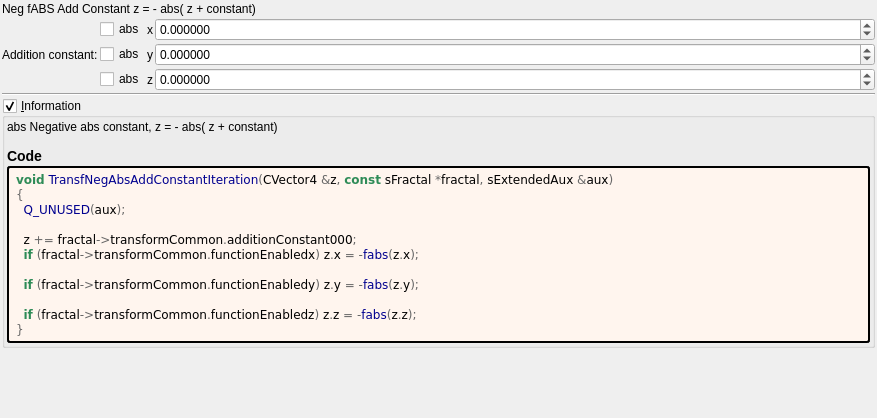
<?xml version="1.0" encoding="UTF-8"?>
<ui version="4.0">
 <class>Form</class>
 <widget class="QWidget" name="Form">
  <property name="geometry">
   <rect>
    <x>0</x>
    <y>0</y>
    <width>877</width>
    <height>418</height>
   </rect>
  </property>
  <property name="windowTitle">
   <string notr="true">transf_neg_abs_add_constant</string>
  </property>
  <layout class="QVBoxLayout" name="verticalLayout">
   <property name="spacing">
    <number>2</number>
   </property>
   <property name="leftMargin">
    <number>2</number>
   </property>
   <property name="topMargin">
    <number>2</number>
   </property>
   <property name="rightMargin">
    <number>2</number>
   </property>
   <property name="bottomMargin">
    <number>2</number>
   </property>
   <item>
    <widget class="QLabel" name="label_26">
     <property name="text">
      <string>Neg fABS Add Constant z = - abs( z + constant)</string>
     </property>
    </widget>
   </item>
   <item>
    <layout class="QGridLayout" name="gridLayout_4" columnstretch="0,0,0,1">
     <property name="spacing">
      <number>2</number>
     </property>
     <item row="2" column="3">
      <widget class="MyDoubleSpinBox" name="spinbox3_transf_addition_constant_z">
       <property name="enabled">
        <bool>true</bool>
       </property>
       <property name="sizePolicy">
        <sizepolicy hsizetype="Minimum" vsizetype="Maximum">
         <horstretch>0</horstretch>
         <verstretch>0</verstretch>
        </sizepolicy>
       </property>
       <property name="decimals">
        <number>6</number>
       </property>
       <property name="minimum">
        <double>-99.989999999999995</double>
       </property>
       <property name="maximum">
        <double>99.989999999999995</double>
       </property>
       <property name="singleStep">
        <double>0.100000000000000</double>
       </property>
      </widget>
     </item>
     <item row="2" column="2">
      <widget class="QLabel" name="label_24">
       <property name="text">
        <string notr="true">z</string>
       </property>
      </widget>
     </item>
     <item row="1" column="3">
      <widget class="MyDoubleSpinBox" name="spinbox3_transf_addition_constant_y">
       <property name="enabled">
        <bool>true</bool>
       </property>
       <property name="sizePolicy">
        <sizepolicy hsizetype="Minimum" vsizetype="Maximum">
         <horstretch>0</horstretch>
         <verstretch>0</verstretch>
        </sizepolicy>
       </property>
       <property name="decimals">
        <number>6</number>
       </property>
       <property name="minimum">
        <double>-99.989999999999995</double>
       </property>
       <property name="maximum">
        <double>99.989999999999995</double>
       </property>
       <property name="singleStep">
        <double>0.100000000000000</double>
       </property>
      </widget>
     </item>
     <item row="0" column="3">
      <widget class="MyDoubleSpinBox" name="spinbox3_transf_addition_constant_x">
       <property name="enabled">
        <bool>true</bool>
       </property>
       <property name="sizePolicy">
        <sizepolicy hsizetype="Minimum" vsizetype="Maximum">
         <horstretch>0</horstretch>
         <verstretch>0</verstretch>
        </sizepolicy>
       </property>
       <property name="prefix">
        <string/>
       </property>
       <property name="decimals">
        <number>6</number>
       </property>
       <property name="minimum">
        <double>-99.989999999999995</double>
       </property>
       <property name="singleStep">
        <double>0.100000000000000</double>
       </property>
      </widget>
     </item>
     <item row="1" column="1">
      <widget class="QCheckBox" name="checkBox_transf_function_enabledy">
       <property name="text">
        <string notr="true">abs</string>
       </property>
      </widget>
     </item>
     <item row="1" column="2">
      <widget class="QLabel" name="label_25">
       <property name="text">
        <string notr="true">y</string>
       </property>
      </widget>
     </item>
     <item row="0" column="2">
      <widget class="QLabel" name="label_22">
       <property name="text">
        <string notr="true">x</string>
       </property>
      </widget>
     </item>
     <item row="2" column="1">
      <widget class="QCheckBox" name="checkBox_transf_function_enabledz">
       <property name="text">
        <string notr="true">abs</string>
       </property>
      </widget>
     </item>
     <item row="0" column="1">
      <widget class="QCheckBox" name="checkBox_transf_function_enabledx">
       <property name="text">
        <string notr="true">abs</string>
       </property>
      </widget>
     </item>
     <item row="1" column="0">
      <widget class="QLabel" name="label_23">
       <property name="text">
        <string>Addition constant:</string>
       </property>
      </widget>
     </item>
    </layout>
   </item>
   <item>
    <widget class="Line" name="line_6">
     <property name="orientation">
      <enum>Qt::Horizontal</enum>
     </property>
    </widget>
   </item>
   <item>
    <widget class="MyGroupBox" name="groupCheck_info">
     <property name="title">
      <string>&amp;Information</string>
     </property>
     <property name="flat">
      <bool>false</bool>
     </property>
     <property name="checkable">
      <bool>true</bool>
     </property>
     <layout class="QVBoxLayout" name="verticalLayout_2">
      <property name="spacing">
       <number>2</number>
      </property>
      <property name="leftMargin">
       <number>2</number>
      </property>
      <property name="topMargin">
       <number>2</number>
      </property>
      <property name="rightMargin">
       <number>2</number>
      </property>
      <property name="bottomMargin">
       <number>2</number>
      </property>
      <item>
       <widget class="QLabel" name="label_information_general">
        <property name="text">
         <string notr="true">&lt;p&gt;abs Negative abs constant,  z = - abs( z + constant)&lt;/p&gt;&lt;table&gt;
&lt;/table&gt;
&lt;h3&gt;Code&lt;/h3&gt;</string>
        </property>
        <property name="wordWrap">
         <bool>true</bool>
        </property>
        <property name="openExternalLinks">
         <bool>true</bool>
        </property>
        <property name="textInteractionFlags">
         <set>Qt::LinksAccessibleByMouse|Qt::TextSelectableByMouse</set>
        </property>
       </widget>
      </item>
      <item>
       <widget class="QLabel" name="label_code_content">
        <property name="styleSheet">
         <string notr="true">border-style: outset; border-width: 2px; border-radius: 3px; border-color: black; background-color: #fff5ee; padding: 4px;</string>
        </property>
        <property name="text">
         <string notr="true">&lt;body style=&quot;background-color:#fff5ee&quot;&gt;
&lt;pre style=&quot;color:#000000; background-color:#fff5ee;  font-family:'Courier New',monospace;&quot;&gt;&lt;span style=&quot;color:#2e8b57; font-weight:bold&quot;&gt;void&lt;/span&gt; &lt;span style=&quot;color:#00008f&quot;&gt;TransfNegAbsAddConstantIteration&lt;/span&gt;&lt;span style=&quot;color:#676767&quot;&gt;(&lt;/span&gt;CVector4 &lt;span style=&quot;color:#676767&quot;&gt;&amp;amp;&lt;/span&gt;z&lt;span style=&quot;color:#676767&quot;&gt;,&lt;/span&gt; &lt;span style=&quot;color:#2e8b57; font-weight:bold&quot;&gt;const&lt;/span&gt; sFractal &lt;span style=&quot;color:#676767&quot;&gt;*&lt;/span&gt;fractal&lt;span style=&quot;color:#676767&quot;&gt;,&lt;/span&gt; sExtendedAux &lt;span style=&quot;color:#676767&quot;&gt;&amp;amp;&lt;/span&gt;aux&lt;span style=&quot;color:#676767&quot;&gt;)&lt;/span&gt;
&lt;span style=&quot;color:#676767&quot;&gt;{&lt;/span&gt;
  &lt;span style=&quot;color:#00008f&quot;&gt;Q_UNUSED&lt;/span&gt;&lt;span style=&quot;color:#676767&quot;&gt;(&lt;/span&gt;aux&lt;span style=&quot;color:#676767&quot;&gt;);&lt;/span&gt;

  z &lt;span style=&quot;color:#676767&quot;&gt;+=&lt;/span&gt; fractal&lt;span style=&quot;color:#676767&quot;&gt;-&amp;gt;&lt;/span&gt;transformCommon&lt;span style=&quot;color:#676767&quot;&gt;.&lt;/span&gt;additionConstant000&lt;span style=&quot;color:#676767&quot;&gt;;&lt;/span&gt;
  &lt;span style=&quot;color:#2e8b57; font-weight:bold&quot;&gt;if&lt;/span&gt; &lt;span style=&quot;color:#676767&quot;&gt;(&lt;/span&gt;fractal&lt;span style=&quot;color:#676767&quot;&gt;-&amp;gt;&lt;/span&gt;transformCommon&lt;span style=&quot;color:#676767&quot;&gt;.&lt;/span&gt;functionEnabledx&lt;span style=&quot;color:#676767&quot;&gt;)&lt;/span&gt; z&lt;span style=&quot;color:#676767&quot;&gt;.&lt;/span&gt;x &lt;span style=&quot;color:#676767&quot;&gt;= -&lt;/span&gt;&lt;span style=&quot;color:#00008f&quot;&gt;fabs&lt;/span&gt;&lt;span style=&quot;color:#676767&quot;&gt;(&lt;/span&gt;z&lt;span style=&quot;color:#676767&quot;&gt;.&lt;/span&gt;x&lt;span style=&quot;color:#676767&quot;&gt;);&lt;/span&gt;

  &lt;span style=&quot;color:#2e8b57; font-weight:bold&quot;&gt;if&lt;/span&gt; &lt;span style=&quot;color:#676767&quot;&gt;(&lt;/span&gt;fractal&lt;span style=&quot;color:#676767&quot;&gt;-&amp;gt;&lt;/span&gt;transformCommon&lt;span style=&quot;color:#676767&quot;&gt;.&lt;/span&gt;functionEnabledy&lt;span style=&quot;color:#676767&quot;&gt;)&lt;/span&gt; z&lt;span style=&quot;color:#676767&quot;&gt;.&lt;/span&gt;y &lt;span style=&quot;color:#676767&quot;&gt;= -&lt;/span&gt;&lt;span style=&quot;color:#00008f&quot;&gt;fabs&lt;/span&gt;&lt;span style=&quot;color:#676767&quot;&gt;(&lt;/span&gt;z&lt;span style=&quot;color:#676767&quot;&gt;.&lt;/span&gt;y&lt;span style=&quot;color:#676767&quot;&gt;);&lt;/span&gt;

  &lt;span style=&quot;color:#2e8b57; font-weight:bold&quot;&gt;if&lt;/span&gt; &lt;span style=&quot;color:#676767&quot;&gt;(&lt;/span&gt;fractal&lt;span style=&quot;color:#676767&quot;&gt;-&amp;gt;&lt;/span&gt;transformCommon&lt;span style=&quot;color:#676767&quot;&gt;.&lt;/span&gt;functionEnabledz&lt;span style=&quot;color:#676767&quot;&gt;)&lt;/span&gt; z&lt;span style=&quot;color:#676767&quot;&gt;.&lt;/span&gt;z &lt;span style=&quot;color:#676767&quot;&gt;= -&lt;/span&gt;&lt;span style=&quot;color:#00008f&quot;&gt;fabs&lt;/span&gt;&lt;span style=&quot;color:#676767&quot;&gt;(&lt;/span&gt;z&lt;span style=&quot;color:#676767&quot;&gt;.&lt;/span&gt;z&lt;span style=&quot;color:#676767&quot;&gt;);&lt;/span&gt;
&lt;span style=&quot;color:#676767&quot;&gt;}&lt;/span&gt;
&lt;/pre&gt;
&lt;/body&gt;</string>
        </property>
        <property name="wordWrap">
         <bool>true</bool>
        </property>
        <property name="openExternalLinks">
         <bool>true</bool>
        </property>
        <property name="textInteractionFlags">
         <set>Qt::LinksAccessibleByMouse|Qt::TextSelectableByMouse</set>
        </property>
       </widget>
      </item>
     </layout>
    </widget>
   </item>
   <item>
    <spacer name="verticalSpacer">
     <property name="orientation">
      <enum>Qt::Vertical</enum>
     </property>
     <property name="sizeHint" stdset="0">
      <size>
       <width>20</width>
       <height>40</height>
      </size>
     </property>
    </spacer>
   </item>
  </layout>
 </widget>
 <customwidgets>
  <customwidget>
   <class>MyGroupBox</class>
   <extends>QGroupBox</extends>
   <header>my_group_box.h</header>
   <container>1</container>
  </customwidget>
  <customwidget>
   <class>MyDoubleSpinBox</class>
   <extends>QDoubleSpinBox</extends>
   <header>my_double_spin_box.h</header>
  </customwidget>
 </customwidgets>
 <tabstops>
  <tabstop>checkBox_transf_function_enabledx</tabstop>
  <tabstop>spinbox3_transf_addition_constant_x</tabstop>
  <tabstop>checkBox_transf_function_enabledy</tabstop>
  <tabstop>spinbox3_transf_addition_constant_y</tabstop>
  <tabstop>checkBox_transf_function_enabledz</tabstop>
  <tabstop>spinbox3_transf_addition_constant_z</tabstop>
  <tabstop>groupCheck_info</tabstop>
 </tabstops>
 <resources/>
 <connections/>
</ui>
